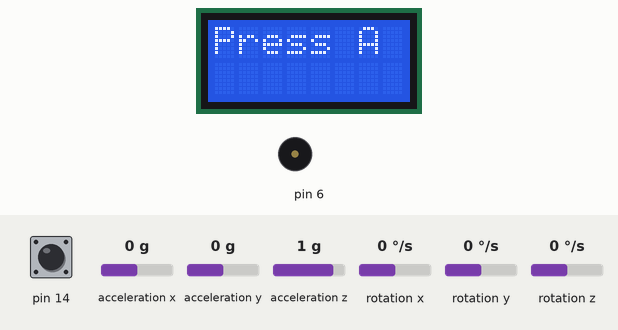
Bench run of a sketch on a simulated Arduino Leonardo, built with avr-gcc and run on an emulated ATmega32U4. Shown: 8×2 character LCD, buzzer (waves = sounding). Inputs (shaded band) come from the test bench; at power-on: pin 14 HIGH, acceleration x 0 g, acceleration y 0 g, acceleration z 1 g, rotation x 0 °/s, rotation y 0 °/s, rotation z 0 °/s.

Above: at 0.8 s.
0.9 s: pin 14 pulled LOW for 0.15 s
At 2.4 s:
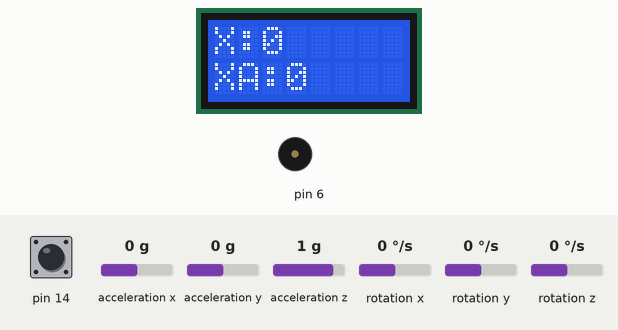
3.5 s: acceleration x set to -0.3 g
At 4.6 s:
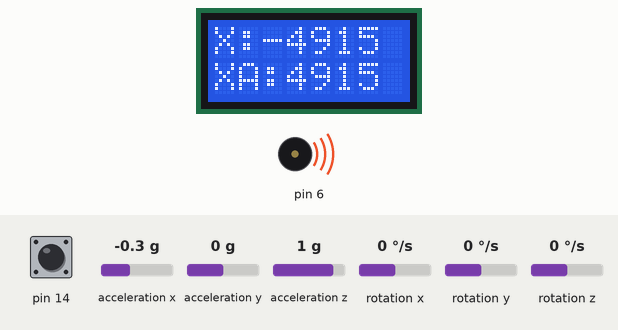
6.5 s: acceleration x set to 0 g
At 6.69 s:
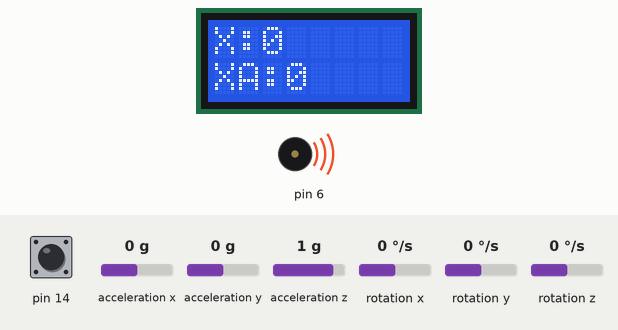
9.5 s: acceleration x set to -1.4 g
At 10.4 s:
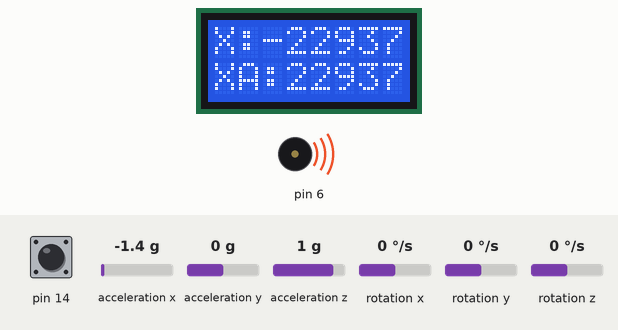
Timing chart, 0 to 12.3 s (numbered marks = the images above; inputs shaded):
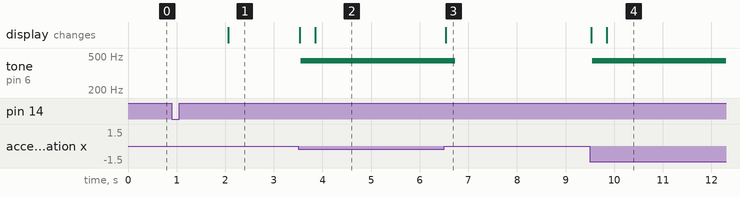

Measured:
- the behaviour switches between -0.1 and -0.2 g on acceleration x (found by bisection; images 1 and 2)
- after the input at 0.9 s, the display: changes after 1.2 s (image 1)
- after the input at 3.5 s, tone on pin 6: silent → 440 Hz after 0.05 s; the display: first changes at once (image 2 shows a later state)
- after the input at 6.5 s, tone on pin 6: 440 Hz → silent after 0.23 s; the display: changes at once (image 3)
- after the input at 9.5 s, tone on pin 6: silent → 440 Hz after 0.05 s; the display: first changes at once (image 4 shows a later state)

The sketch:

bump_n_go_3.ino
```cpp
// Bump-n-Go by Carlos Ambrozak

// Collisions can now be detected!
// This version of the program adds just a couple of variables
// and some logic to compare averages over a time window.

// LIBRARIES
#include <Zumo32U4.h>
#include <Wire.h>

// OBJECTS
Zumo32U4ButtonA buttonA;
LSM303 lsm303;
Zumo32U4LCD lcd;
Zumo32U4Buzzer buzzer;

// FUNCTION DECLARATIONS
void waitForButtonA();
void collectSamples();
void displayData();
void resetXY();

// new functions to initialize the time window
void resetTimeWindow();
boolean timeWindowElapsed();

// collision detector!
boolean detectBump();

// GLOBAL VARIABLES

//const int SAMPLE_SIZE = 50;
const int SAMPLE_SIZE = 3;
long X[SAMPLE_SIZE];
long Y[SAMPLE_SIZE];
int index;

long xSum;
long ySum;

// thes variables hold the current running average values of x and y
long xAverage;
long yAverage;

// these new variables hold the averages from the start of the time window
long lastXAverage;
long lastYAverage;

// collision detected if the difference between the averages over the time window
// is greater than this threshold value.
// This is a Magic Number obtained by trial-and-error, observing the robot in the field!
const long THRESHOLD = 2400;

// this variable holds the current window start time
unsigned long sampleWindowStartTime;

// this value is the length of the time window
// This is a Magic Number obtained by trial-and-error, observing the robot in the field!
const unsigned long SAMPLE_WINDOW_TIME = 900;

// SETUP
// same setup as before
void setup() {
  waitForButtonA();
  Wire.begin();
  lsm303.init();
  lsm303.enableDefault();
  resetXY();
}

// MAIN LOOP
void loop() {
  collectSamples();
  displayData();

  // play a note if collision is detected
  // and reset the sample arrays
  if (detectBump()) {
    buzzer.playNote(NOTE_A(4), 200, 10);
    resetXY();
  }
}

// FUNCTION IMPLEMENTATIONS

// This function sets the start time for the current window to now
void resetTimeWindow() {
  sampleWindowStartTime = millis();
}

// This function returns true if the the time window has elapsed
// otherwise it will return false to indication that
// the current time window is still in effect
boolean timeWindowElapsed() {
  return ((millis() - sampleWindowStartTime) > SAMPLE_WINDOW_TIME);
}

// This function detects a collision by comparing the
// difference between the average at the beginning of the time window
// to the average calculated right now.
// The abs function takes absolute value of the difference to insure
// that it is positive before comparing it to the threshold value
// Note that this function only considers x.  Run the robot and then add y to the logic.
boolean detectBump() {
  return (abs(xAverage - lastXAverage) >= THRESHOLD);
}

// Minor addittions to this function to initialize the starting averages
// and initialize the time window
void resetXY() {
  index = 0;
  X[index] = 0;
  Y[index] = 0;
  xSum = 0;
  ySum = 0;
  xAverage = 0;
  yAverage = 0;

  // initialize starting averages to zero
  lastXAverage = 0;
  lastYAverage = 0;

  lsm303.readAcc();

  X[0] = (long) lsm303.a.x;
  Y[0] = (long) lsm303.a.y;

  X[0] = X[0] * X[0];
  Y[0] = Y[0] * Y[0];

  for (int i = 0; i < SAMPLE_SIZE; i++) {
    X[i] = X[0];
    Y[i] = Y[0];
    xSum = xSum + X[i];
    ySum = ySum + Y[i];
  }

  xAverage = sqrt(xSum / SAMPLE_SIZE);
  yAverage = sqrt(ySum / SAMPLE_SIZE);

  // intialize the time window
  resetTimeWindow();
}

// Minor addition to this function to reset time window
// and reset starting average values at the end of each time window
void collectSamples() {
  lsm303.readAcc();

  xSum = xSum - X[index];
  ySum = ySum - Y[index];

  X[index] = (long) lsm303.a.x;
  Y[index] = (long) lsm303.a.y;

  X[index] = X[index] * X[index];
  Y[index] = Y[index] * Y[index];

  xSum = xSum + X[index];
  ySum = ySum + Y[index];

  xAverage = sqrt(xSum / SAMPLE_SIZE);
  yAverage = sqrt(ySum / SAMPLE_SIZE);

  index++;
  index = (index < SAMPLE_SIZE) ? index : 0;

  // starting average values to current average values
  // at the end of each time window
  if (timeWindowElapsed()) {
    lastXAverage = xAverage;
    lastYAverage = yAverage;
    resetTimeWindow();
  }
}

// same function as before
void displayData() {
  lcd.clear();
  lcd.print("X:");
  lcd.print(lsm303.a.x);
  lcd.gotoXY(0, 1);
  lcd.print("XA:");
  lcd.print(xAverage);
  delay(25);
}

// same function as before
void waitForButtonA() {
  lcd.clear();
  lcd.print("Press A");
  buttonA.waitForButton();
  delay(1000);
}
```
